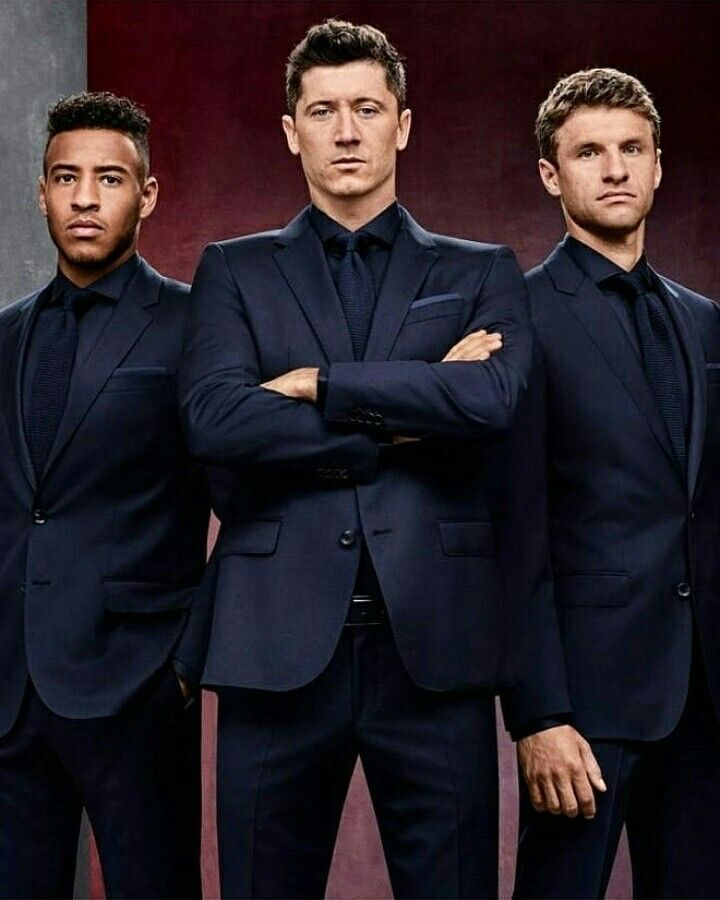
#> input picture lewandoski.JPG, 720 x 900 px, found by its file name
$ python main.py
#> lines starting #> are read from the running program, lines starting #| are printed output that depends on the picture
from turtledemo.nim import COLOR

import cv2

face_haar_cascade = cv2.CascadeClassifier('haarcascade_frontalface_default.xml')
image = cv2.imread('lewandoski.jpg')
#> image is the input picture: shape (900, 720, 3); mean B, G, R 37.6, 30.9, 38.5
gray_image = cv2.cvtColor(image, cv2.COLOR_BGR2GRAY)
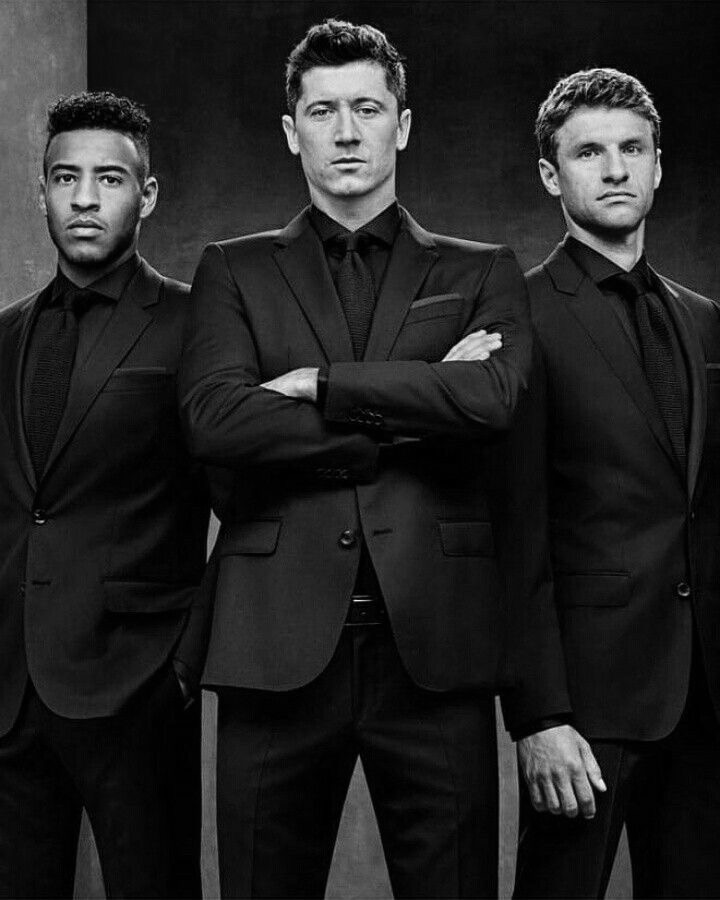
#> gray_image: shape (900, 720); min 0, max 245, mean 33.9
#cv2.imshow("Gray", "gray")
#cv2.waitKey()

#> (the run stopped early here; a loop or call above may not have finished)
